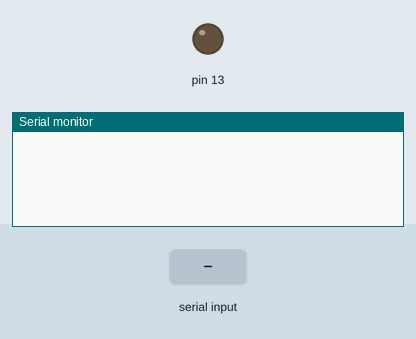
Simulated run of this sketch. Board: Arduino Uno, built with avr-gcc and run on an emulated ATmega328P. Parts: output pins drawn as LEDs (lit = HIGH), the last lines printed to the serial monitor. The test bench sets the inputs (shaded band).

Above: at 1.2 s.
1.3 s: "1" received over Serial
At 3.2 s:
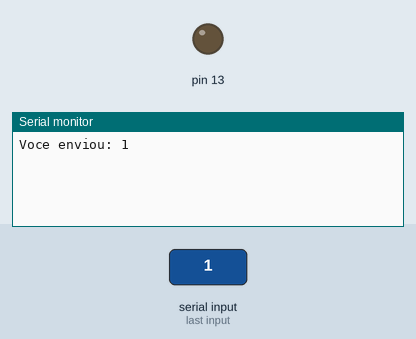
3.8 s: "1" received over the second serial link
At 5.1 s:
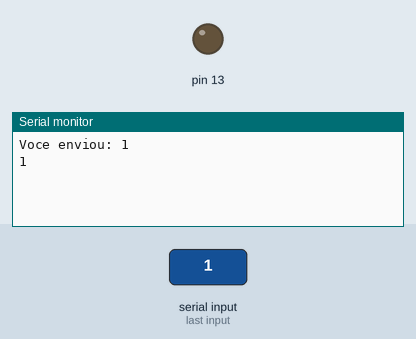

Measured:
- after the input at 1.3 s, the serial monitor: prints a new line after 1.0 s (image 1)
- after the input at 3.8 s, the serial monitor: prints a new line after 1.0 s (image 2)

The sketch:

exemploBasico.ino
```cpp
/**
 * Exemplo básico para HC-12
 */

#include <SoftwareSerial.h>

SoftwareSerial mySerial(2, 3); //RX, TX

void setup() {
  pinMode(13,OUTPUT);
  Serial.begin(9600);
  mySerial.begin(9600);
}

void loop() {

  if(Serial.available() > 0){ // ler a partir do serial monitor envia para o HC-12
    String input = Serial.readString();
    mySerial.println(input);
    Serial.print("Voce enviou: ");
    Serial.println(input);
  }

  if(mySerial.available() > 0){ // ler a partir do HC-12 and envia para o serial monitor

    String input = mySerial.readString();
    Serial.println(input);
  }
  delay(20);
}
```
